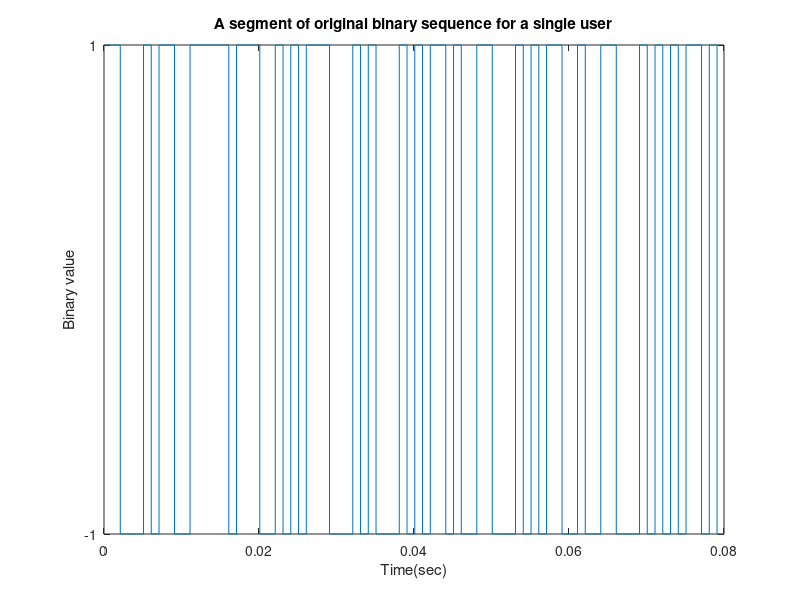
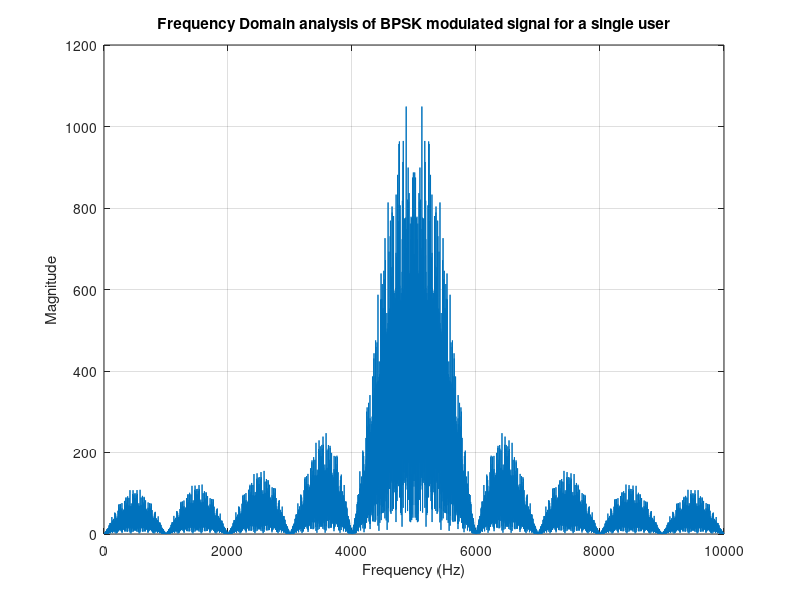
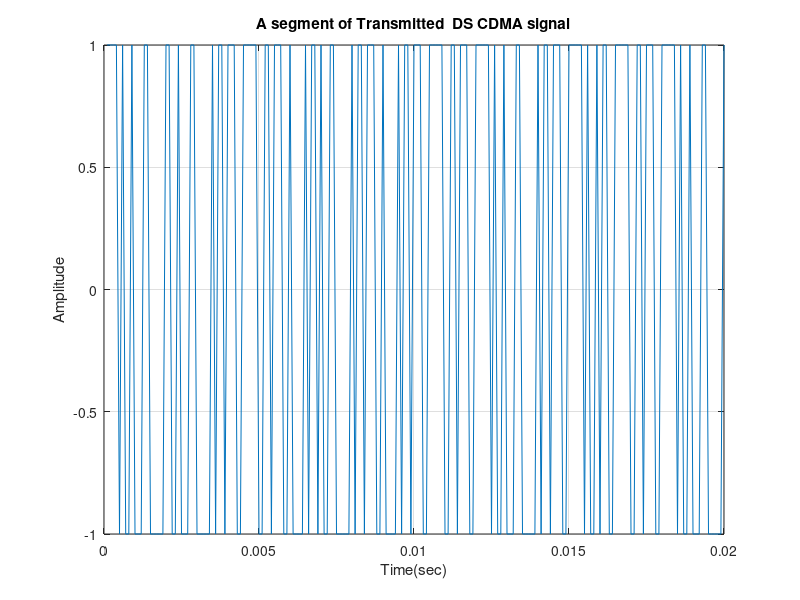

The MATLAB script that drew these images, in order: (Note: this script raises an error after producing the figures.)
clear all;														
close all;														
msg=round(rand(1,1000));				%%msg is a random bit sequence of length 1000.										
%1/2 rated convolutional Encoder				%%Creates a rate-1/2 convolutional encoder with memory order 3.										
trellis=poly2trellis(3,[6 7]);				%%defines the trellis structure with generator polynomials 6 (binary 110) and 7 (binary 111).										
user=convenc(msg,trellis);			%%encodes the 1000 bits into a longer sequence (since rate is 1/2, output length is about 2000 bits).											
% Convolutionally encoded data(0,1) are  mapping into +1/1														
%% To convert the binary sequences to bipolar NRZ format														
length_user=length(user);				%% After convolutional encoding, we have a binary sequence {0,1}										
for i=1:length_user				%%This loop changes all 0s to -1, effectively mapping {0,1} ? {-1,+1}										
if user(i)==0														
user(i)=-1;				%%After this, user contains +1 or -1.										
end														
end														
fc=5000; %%carrier frequency, %KHz														
eb=.5;     %% energy per bit for BPSK														
bitrate=1000;% 1KHz														
tb=1/bitrate; %% time per bit of message sequence .each bit is 1 ms (tb = 1/1000 = 0.001 s).														
chiprate=10000;		%%each chip is tc = 1/10000 = 0.0001 s. The ratio of chip rate to bit rate is 10:1, meaning 10 chips per bit.												
tc=1/chiprate;														
%%% CDMA transmitter for a single user														
t=tc:tc:tb*length_user; 														
%%plotting base band signal for user														
basebandsig=[];														
for i=1:length_user														
for j=tc:tc:tb														
if user(i)==1 														
basebandsig=[basebandsig 1];														
else 														
basebandsig=[basebandsig -1];														
end														
end														
end														
figure(1)														
stairs(t(1:800),basebandsig(1:800))				%%Plots the first 800 samples to show a segment of the baseband signal.										
xlabel('Time(sec)')														
ylabel('Binary value')														
set(gca,'ytick',[ -1  1 ])														
title('A segment of original binary sequence for a single user')														
%%%% BPSK Modulation 														
bpskmod=[];				%%For each bit (of duration tb), the code multiplies the carrier cos(2*pi*fc*j) by sqrt(2*eb)*user(i).										
for i=1:length_user														
for j=tc:tc:tb														
bpskmod=[bpskmod sqrt(2*eb)*user(i)*cos(2*pi*fc*j)];														
end														
end														
%length(bpskmod)														
number=length(t); %Total number of time segments														
spectrum=abs(fft(bpskmod));														
sampling_frequency=2*fc;														
sampling_interval=(1.0/sampling_frequency);														
nyquest_frequency=1.0/(2.0*sampling_interval);														
for i=1:number														
frequency(i)=(1.0/(number*sampling_interval)).*i;														
end														
figure(2)														
plot(frequency,spectrum)														
title('Frequency Domain analysis of BPSK modulated signal for a single user')														
xlabel('Frequency (Hz)')														
ylabel('Magnitude')														
grid on														
%% PN generator for  a single user														
%% let initial seed for a single user  is 1000														
seed=[1 -1 1 -1];  %convert it into bipolar NRZ format 														
spreadspectrum=[];														
pn=[];														
for i=1:length_user														
for j=1:10 %chip rate is 10 times the bit rate														
pn=[pn seed(4)];  														
if seed (4)==seed(3) temp=-1;														
else temp=1;														
end														
seed(4)=seed(3);		%%seed is simply the starting register state used to generate the PN sequence for spreading.												
seed(3)=seed(2);														
seed(2)=seed(1);														
seed(1)=temp;														
end														
end														
% each bit has 100 samples. and each pn chip has 10 samples. there r 														
% 10 chip per bit there fore size of pn samples and original bit is same														
pnupsampled=[];														
len_pn=length(pn);														
for i=1:len_pn														
for j=10*tc:10*tc:tb														
if pn(i)==1 														
pnupsampled=[pnupsampled 1];														
else 														
pnupsampled=[pnupsampled -1];														
end														
end														
end														
length_pnupsampled=length(pnupsampled);														
sigtx=bpskmod.*pnupsampled;														
figure(3)														
plot(t(1:200), sigtx(1:200))														
title('A segment of Transmitted  DS CDMA signal')														
xlabel('Time(sec)')														
ylabel('Amplitude')														
grid on														
%%%%%%%%%%%%%AWGN CHANNEL%%%%%%%%%%%%%%%%%%%%%%%%%%%%%%%														
%snr_in_dBs=1;														
snr_in_dBs=0:1.0:10;														
for m=1:length(snr_in_dBs)														
ber(m)=0.0;														
composite_signal=awgn(sigtx,snr_in_dBs(m),'measured');  %% SNR of % dbs														
%%%%%%%%%%%%%DEMODULATION FOR USER 1%%%%%%%%%%%%%%%%%%%%														
rx=composite_signal.*pnupsampled;														
%%%% BPSK demodulation for a single user														
demodcar=[];														
for i=1:length_user														
for j=tc:tc:tb														
demodcar=[demodcar sqrt(2*eb)*cos(2*pi*fc*j)];														
end														
end														
bpskdemod=rx.*demodcar;														
len_dmod=length(bpskdemod);														
sum=zeros(1,len_dmod/10);														
for i=1:len_dmod/10														
for j=(i-1)*10+1:i*10														
sum(i)=sum(i)+bpskdemod(j);														
end														
end														
sum;														
rxbits=[];														
for i=1:length_user														
if sum(i)>0														
rxbits=[rxbits 1];														
else														
rxbits=[rxbits 0];														
end														
end														
tblen = 3; delay = tblen; % Traceback length														
decoded = vitdec(rxbits,trellis,tblen,'cont','hard');														
[number,rat] = biterr(decoded(delay+1:end),msg(1:end-delay));														
ber(m)=rat;														
end % for m														
figure(4)														
plot(snr_in_dBs,ber);														
xlabel('Signal to noise ratio(dB)');  														
ylabel('BER');														
legend('BER simulation for a single user');														
title(' Coded BER simulation under AWGN chaanel ')														
grid on 														
														
